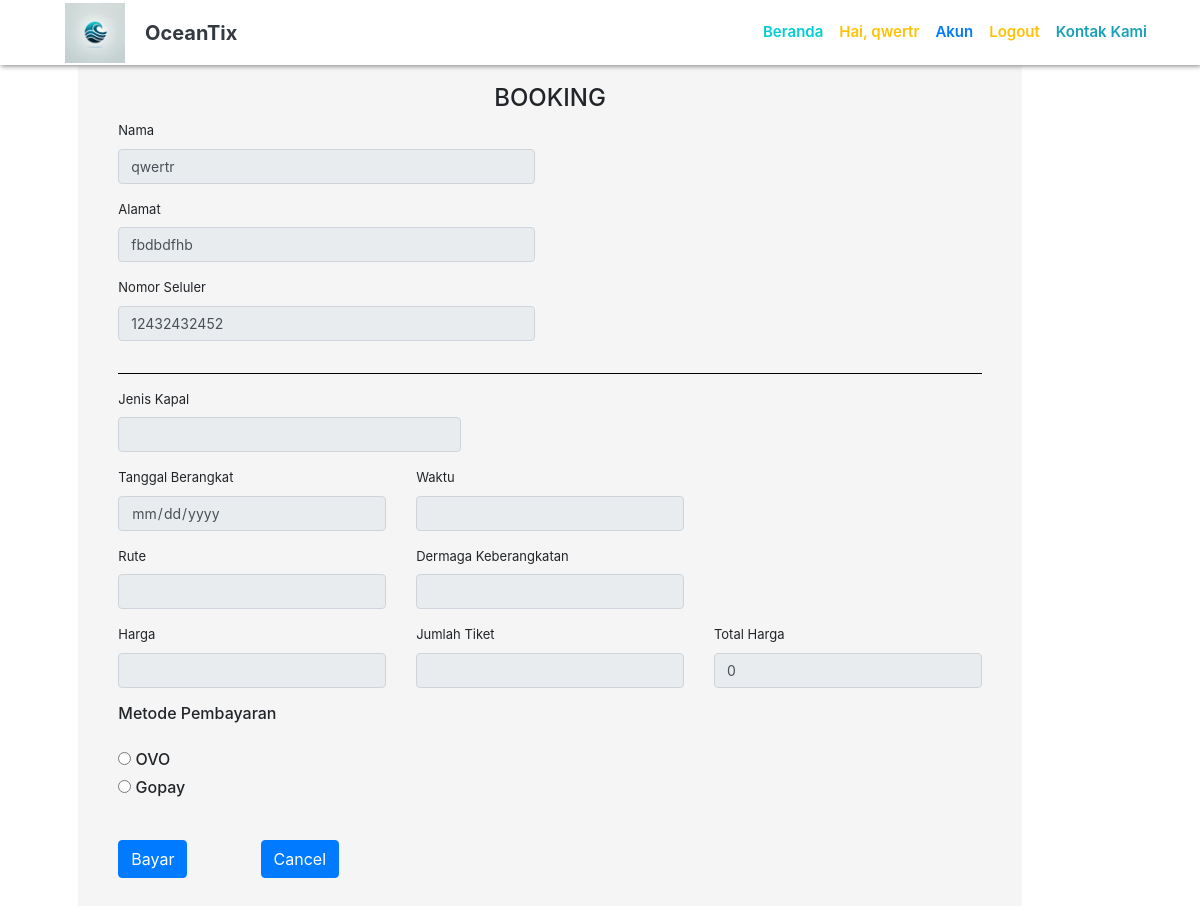
Screenshot of /pembayaran.php (signed in) with the database file from the repository.
### tables this page shows
CREATE TABLE `detailuser` (
  `id_detail_user` int(11) NOT NULL AUTO_INCREMENT,
  `userID` int(11) NOT NULL,
  `nama` varchar(30) NOT NULL,
  `alamat` varchar(50) NOT NULL,
  `noTelp` varchar(30) NOT NULL,
  `jenis_kelamin` varchar(30) NOT NULL,
  PRIMARY KEY (`id_detail_user`),
  KEY `id_pengguna` (`userID`)
);

### pembayaran.php (the view, shortened to what this page needs)
<?php
require 'koneksi.php';
if ($_SESSION) {
	$nama = $_SESSION["nama"];
}
else {
	header("Location: login.php");
}
$email=$_SESSION['email'];
$kapalID=$_SESSION['kapalID'];
$jumlah_tiket = $_POST['jumlah_tiket'];
$tgl_pemesanan = $_POST ['tgl_pemesanan'];
$tes= $koneksi->query("SELECT *FROM `kapal` WHERE kapalID = '$kapalID'");
$tos= $tes->fetch_assoc();
$jml_tiket = $tos ['jml_tiket'];
if ($jumlah_tiket > $jml_tiket) {
	echo "
                <script>
                    alert('Jumlah tiket anda pesan melebihi tiket tersedia!');
                    document.location.href = 'caritiket.php';
                </script>
            ";
}else {
	$data= $koneksi->query("SELECT * FROM `user` WHERE email = '$email'");
	$diri= $data->fetch_assoc();
    $userID = $diri ['userID'];
    $detail= $koneksi->query("SELECT * FROM `detailuser` WHERE userID = '$userID'");
 	$user= $detail->fetch_assoc();
 	$nama= $user ['nama'];
 	$alamat= $user['alamat'];
 	$noTelp= $user['noTelp'];
	$pal= $koneksi->query("SELECT * FROM `kapal` WHERE kapalID = '$kapalID'");
 	$row= $pal->fetch_assoc();
    $jenis = $row ['jenis'];
    $waktu = $row ['waktu'];
    $rute = $row ['rute'];
    $nama_dermaga = $row ['nama_dermaga'];
	$harga = $row ['harga'];
    $hargaTot = $jumlah_tiket * $harga;
	$pesan= $koneksi->query("SELECT *FROM booking WHERE bookingID IN (SELECT MAX(bookingID) FROM booking)");
 	$pesanan= $pesan->fetch_assoc();
 	$bookingID= $pesanan['bookingID'];
	 $bookingID= $bookingID +1;
}
 ?>
 <!DOCTYPE html>
 <html>
 <head>
    <link rel="stylesheet" type="text/css" href="assets/css/bootstrap.min.css">
    <link rel="stylesheet" type="text/css" href="assets/bayar.css">
 </head>
 <body>
 <?php include 'layout/navbar.php' ?>
<div class="container">
	<div class="warna">
	<h4 class="text-center">BOOKING</h4>
	<form action="bayar.php" method="POST">
	<div class="row">
        <div class="col-md-6">
           <div class="form-group">
		   <label>Nama</label>
             <input type="text" name="nama" class="form-control" readonly value="<?php echo $nama; ?>">
           </div>
		 </div>
	</div>
	<div class="row">
        <div class="col-md-6">
           <div class="form-group">
		   <label>Alamat</label>
             <input type="text" name="alamat" class="form-control" readonly value="<?php echo $alamat; ?>">
           </div>
		 </div>
	</div>
	<div class="row">
        <div class="col-md-6">
           <div class="form-group">
		   <label>Nomor Seluler</label>
             <input type="number" name="noTelp" class="form-control" readonly value="<?php echo $noTelp; ?>">
           </div>
		 </div>
	</div>
	<hr color="black">
	<div class="row">
        <div class="col-md-5">
           <div class="form-group">
		   <label>Jenis Kapal</label>
             <input type="text" name="jenis" class="form-control" readonly value="<?php echo $jenis; ?>">
           </div>
		 </div>
	</div>
	<div class="row">
        <div class="col-md-4">
           <div class="form-group">
		   <label>Tanggal Berangkat</label>
             <input type="date" name="tgl_pemesanan" class="form-control" readonly value="<?php echo $tgl_pemesanan; ?>">
           </div>
		 </div>
        <div class="col-md-4">
           <div class="form-group">
		   <label>Waktu</label>
             <input type="text" name="waktu" class="form-control" readonly value="<?php echo $waktu; ?>">
           </div>
		 </div>
	</div>
	<div class="row">
        <div class="col-md-4">
           <div class="form-group">
		   <label>Rute</label>
             <input type="text" name="rute" class="form-control" readonly value="<?php echo $rute; ?>">
           </div>
		 </div>
        <div class="col-md-4">
           <div class="form-group">
		   <label>Dermaga Keberangkatan</label>
             <input type="text" name="nama_dermaga" class="form-control" readonly value="<?php echo $nama_dermaga; ?>">
           </div>
		 </div>
	</div>
	<div class="row">
        <div class="col-md-4">
           <div class="form-group">
		   <label>Harga</label>
             <input type="text" name="harga" class="form-control" readonly value="<?php echo $harga; ?>">
           </div>
		 </div>
        <div class="col-md-4">
           <div class="form-group">
		   <label>Jumlah Tiket</label>
             <input type="number" name="jumlah_tiket" class="form-control" readonly min= "1" max="10" value="<?php echo $jumlah_tiket; ?>">
           </div>
		 </div>
		 <div class="col-md-4">
           <div class="form-group">
		   <label>Total Harga</label>
             <input type="numbar" name="hargaTot" class="form-control" readonly value="<?php echo $hargaTot; ?>">
           </div>
		 </div>
	</div>
	<div class="row">
          <div class="col-md-5">
            <div class="form-group">
              <h6>Metode Pembayaran</h6><br>
              <h6><input type="radio" name="pembayaran" value="OVO" id="OVO">&nbsp;OVO</h6>
              <h6><input type="radio" name="pembayaran" value="Gopay" id="Gopay">&nbsp;Gopay</h6><br>
            </div>
          </div>
		</div>
	<button class="btn btn-primary" name="bayar" value=" <?php  echo $bookingID ?>"> Bayar </button>
	<a href="cancel.php?id=<?php echo $bookingID;?> " class="btn btn-primary" class="left" > Cancel </a></right>
	</form>
	</div>
</div>
 </body>
 </html>

### layout/navbar.php (shortened to what this page needs)
<nav class="navbar navbar-expand-lg navbar-light fixed-top" style="background-color:#ffffff;box-shadow:1px 1px 5px grey;height:65px;font-size:15px;font-weight:600;" id="mainNav">
  <div class="container">
    <a class="navbar-brand" href="index.php" style="display: flex; align-items: center;">
      <img src="assets/img/logo.jpg" width="100" height="60" alt="Logo" style="object-fit: contain;"> <span class="text-dark font-weight-bold">OceanTix</span>
    </a>
    <div class="collapse navbar-collapse" id="navbarNav">
      <ul class="navbar-nav ml-auto">
        <li class="nav-item active">
          <a class="nav-link js-scroll-trigger" style="color:	#00CED1;" href="index.php">Beranda <span class="sr-only">(current)</span></a>
        </li>
        <li class="nav-item">
          <?php if ($_SESSION) : ?>
            <a class="nav-link js-scroll-trigger text-warning" href="#">Hai, <?php echo $nama; ?></a>
          <?php else : ?>
            <a class="nav-link js-scroll-trigger text-primary" href="register.php">Daftar</a>
          <?php endif ?>
        </li>
        <li class="nav-item">
          <?php if ($_SESSION) : ?>
            <a class="nav-link js-scroll-trigger text-primary" href="profil_user.php">Akun</a>
          <?php endif ?>
        </li>
        <li class="nav-item">
          <?php if ($_SESSION) : ?>
            <a class="nav-link js-scroll-trigger text-warning" href="logout.php">Logout</a>
          <?php else : ?>
            <a class="nav-link js-scroll-trigger text-success" href="login.php">Login</a>
          <?php endif ?>
        </li>
        <li class="nav-item">
          <a class="nav-link js-scroll-trigger text-info" style="color:	#00CED1;" href="contactus.php">Kontak Kami</a>
        </li>
      </ul>
    </div>
  </div>
</nav>

### assets/bayar.css (style rules this page uses)
body { background-image:url(img/pink.jpg); background-position:center center; background-size:auto; }
.warna { font-size:13px; width:85%; background-color: whitesmoke; border-radius:5px; height:auto; margin-top:4%; margin-left:3%; padding:40px; }
input::placeholder { font-size:13px; }
.form-control { font-size:14px; }

### rows the page displays
detailuser: nama "qwertr", alamat "fbdbdfhb", noTelp "12432432452"
